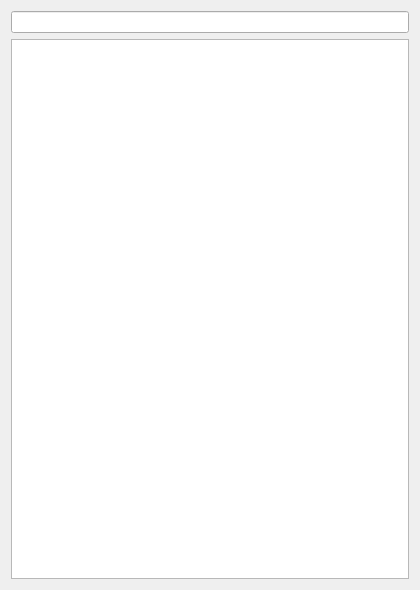
<?xml version="1.0" encoding="UTF-8"?>
<ui version="4.0">
 <class>FileBrowserView</class>
 <widget class="QWidget" name="FileBrowserView">
  <property name="geometry">
   <rect>
    <x>0</x>
    <y>0</y>
    <width>420</width>
    <height>590</height>
   </rect>
  </property>
  <property name="windowTitle">
   <string>Preferences</string>
  </property>
  <layout class="QHBoxLayout" name="horizontalLayout">
   <item>
    <layout class="QVBoxLayout" name="verticalLayout">
     <item>
      <widget class="QLineEdit" name="filter"/>
     </item>
     <item>
      <widget class="QTreeView" name="files"/>
     </item>
    </layout>
   </item>
  </layout>
 </widget>
 <resources/>
 <connections/>
</ui>
